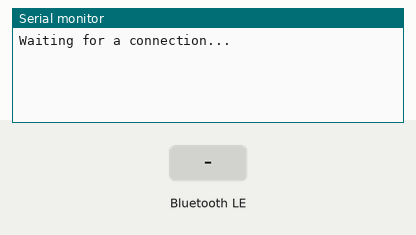
This sketch was run on a simulated ESP32. On the bench: the last lines printed to the serial monitor. Inputs (shaded band) come from the test bench. Nothing arrives over Bluetooth unless stated; a phone connects over Bluetooth LE 3 s after start.

Above: at 1.2 s.
1.3 s: Bluetooth LE write "1" received
At 1.8 s:
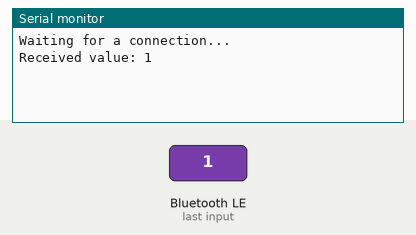
4.3 s: Bluetooth LE write "0" received
At 5.5 s:
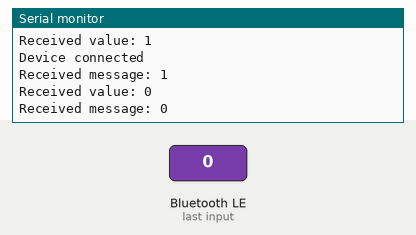
5.8 s: Bluetooth LE write "2" received
At 6.5 s:
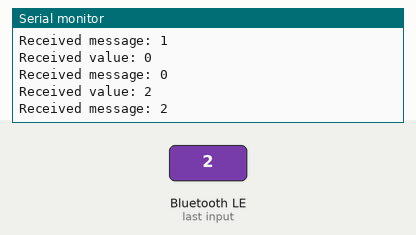

Measured:
- after the input at 1.3 s, the serial monitor: prints a new line after 0.05 s (image 1)
- after the input at 4.3 s, the serial monitor: prints a new line after 0.05 s (image 2)
- after the input at 5.8 s, the serial monitor: prints a new line after 0.05 s (image 3)

The sketch:

Esp32BluetoothServer.ino
```cpp
#include <BLEDevice.h>
#include <BLEServer.h>
#include <BLEUtils.h>
#include <BLE2902.h>

#define SERVICE_UUID        "6E400001-B5A3-F393-E0A9-E50E24DCCA9E" // UART service UUID
#define CHARACTERISTIC_UUID_RX   "6E400002-B5A3-F393-E0A9-E50E24DCCA9E" // RX characteristic UUID
#define CHARACTERISTIC_UUID_TX   "6E400003-B5A3-F393-E0A9-E50E24DCCA9E" // TX characteristic UUID

BLEServer *pServer;
BLECharacteristic *pCharacteristicRX;
BLECharacteristic *pCharacteristicTX;
bool deviceConnected = false;
bool oldDeviceConnected = false;
String receivedMessage = "";

class MyServerCallbacks: public BLEServerCallbacks {
    void onConnect(BLEServer* pServer) {
        deviceConnected = true;
    }

    void onDisconnect(BLEServer* pServer) {
        deviceConnected = false;
    }
};

class MyCharacteristicCallbacks: public BLECharacteristicCallbacks {
    void onWrite(BLECharacteristic *pCharacteristic) {
        std::string rxValue = pCharacteristic->getValue();
        if (rxValue.length() > 0) {
            Serial.println("Received value: " + String(rxValue.c_str()));
            receivedMessage = String(rxValue.c_str());
        }
    }
};

void setup() {
    Serial.begin(115200);

    BLEDevice::init("ESP32_BLE_Server");
    pServer = BLEDevice::createServer();
    pServer->setCallbacks(new MyServerCallbacks());

    BLEService *pService = pServer->createService(SERVICE_UUID);

    pCharacteristicRX = pService->createCharacteristic(
                           CHARACTERISTIC_UUID_RX,
                           BLECharacteristic::PROPERTY_WRITE
                         );
    pCharacteristicRX->setCallbacks(new MyCharacteristicCallbacks());

    pCharacteristicTX = pService->createCharacteristic(
                           CHARACTERISTIC_UUID_TX,
                           BLECharacteristic::PROPERTY_READ | BLECharacteristic::PROPERTY_NOTIFY
                         );
    pCharacteristicTX->addDescriptor(new BLE2902());

    pService->start();
    pServer->getAdvertising()->start();

    Serial.println("Waiting for a connection...");
}

void loop() {
    if (deviceConnected) {
        if (!oldDeviceConnected) {
            Serial.println("Device connected");
            oldDeviceConnected = true;
        }

        if (receivedMessage != "") {
            Serial.println("Received message: " + receivedMessage);
            receivedMessage = ""; // Clear the received message
        }

        // Send data back to the mobile app
        if (pCharacteristicTX->getValue().length() > 0) {
            pCharacteristicTX->setValue("");
        }
    } else {
        if (oldDeviceConnected) {
            Serial.println("Device disconnected");
            oldDeviceConnected = false;
        }
    }

    delay(10);
}
```
